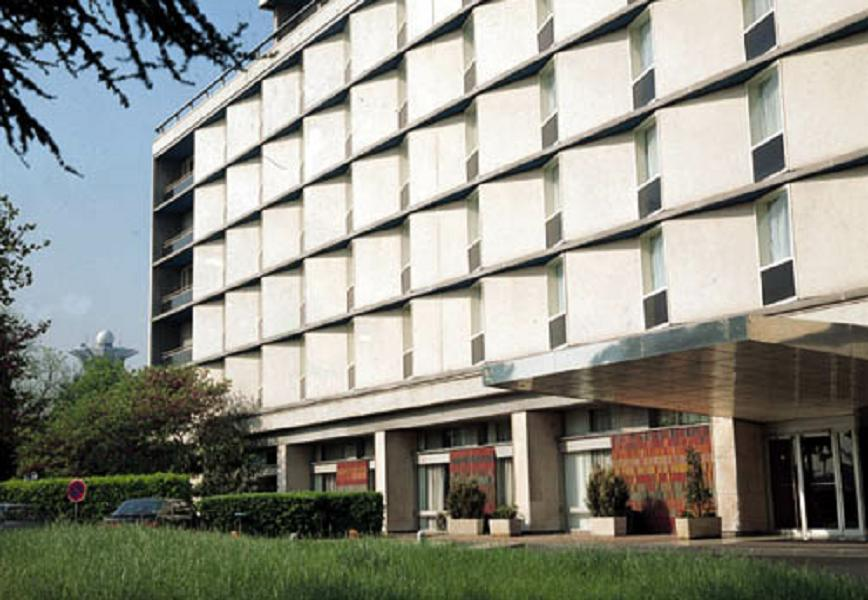
//> input picture opencv/shared/building.jpg, 868 x 600 px, given in place of santiago.jpg, which was not available
$ ./native-omp   (built with g++ and OpenCV 4)
//> lines starting //> are read from the running program, lines starting //| are printed output that depends on the picture; pictures that were not available may be replaced by others from this repository, and a replacement may not be noted
#include <opencv2/opencv.hpp>
#include <omp.h>
using namespace cv;
int iDivUp(int a, int b)
{
    return (a % b != 0) ? (a / b + 1) : (a / b);
}
void blendKernel(uchar * input1,uchar * input2, uchar * output,float alpha, int size)
{
  #pragma omp parallel for
  for(int index = 0 ; index<size; index++)
  {
    output[index] = input1[index]*alpha + input2[index]*(1-alpha);
  }
}

int main(int argc, char const *argv[]) {
  int dim = 4096;
  if(argc ==2)
  {
    dim = atoi(argv[1]);
  }
  Mat input1 = imread("../opencv/shared/santiago.jpg",CV_LOAD_IMAGE_GRAYSCALE);
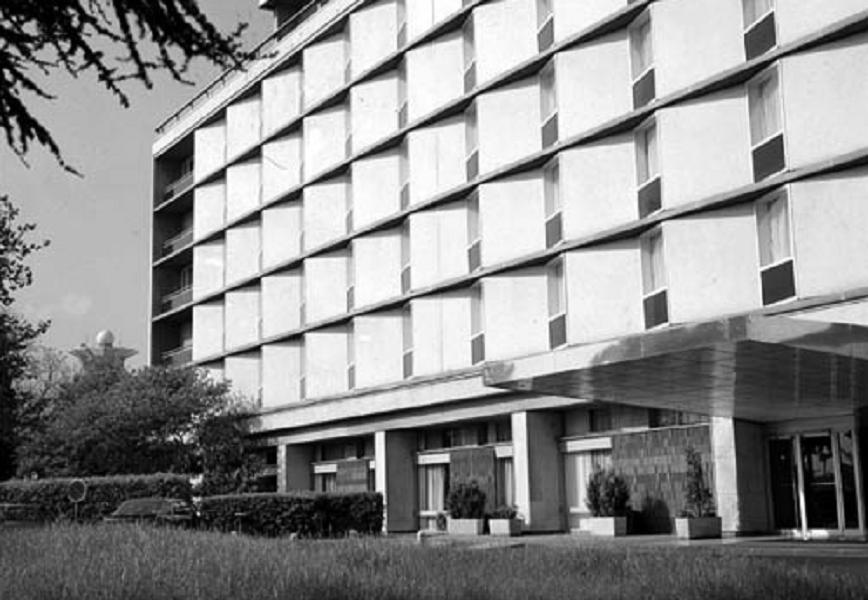
//> input1: 600 rows x 868 cols, CV_8UC1; min 0, max 255, mean 142.3
  Mat input2 = imread("../opencv/shared/car.jpg",CV_LOAD_IMAGE_GRAYSCALE);
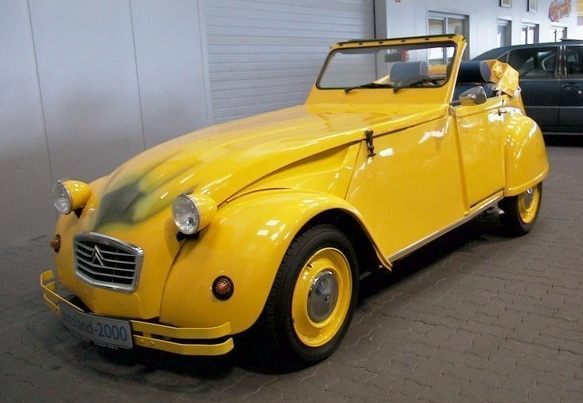
//> input picture opencv/shared/car.jpg, 583 x 403 px
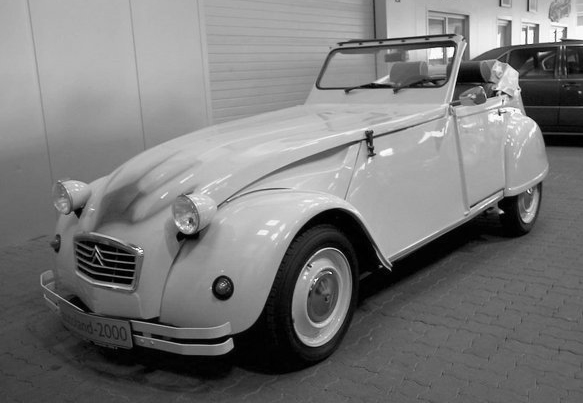
//> input2: 403 rows x 583 cols, CV_8UC1; min 0, max 255, mean 121.1
  Mat temp1;
  resize(input1,temp1,Size(dim,dim));
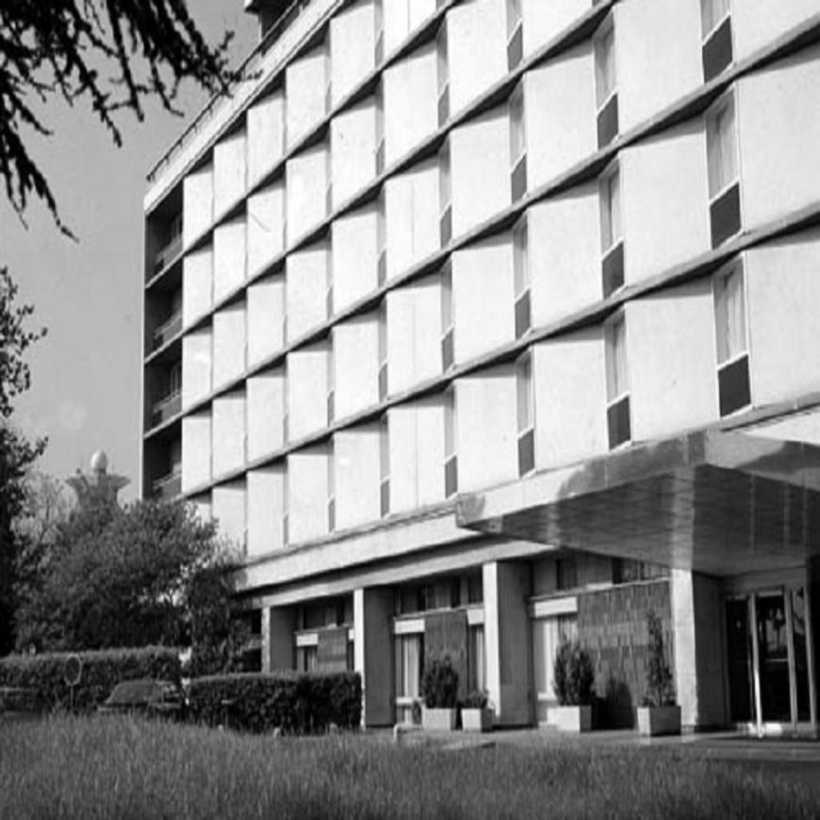
//> temp1: 4096 rows x 4096 cols, CV_8UC1 (shown at 1/5 size); min 0, max 255, mean 142.1
  input1 = temp1;
  Mat temp2;
  resize(input2,temp2,Size(dim,dim));
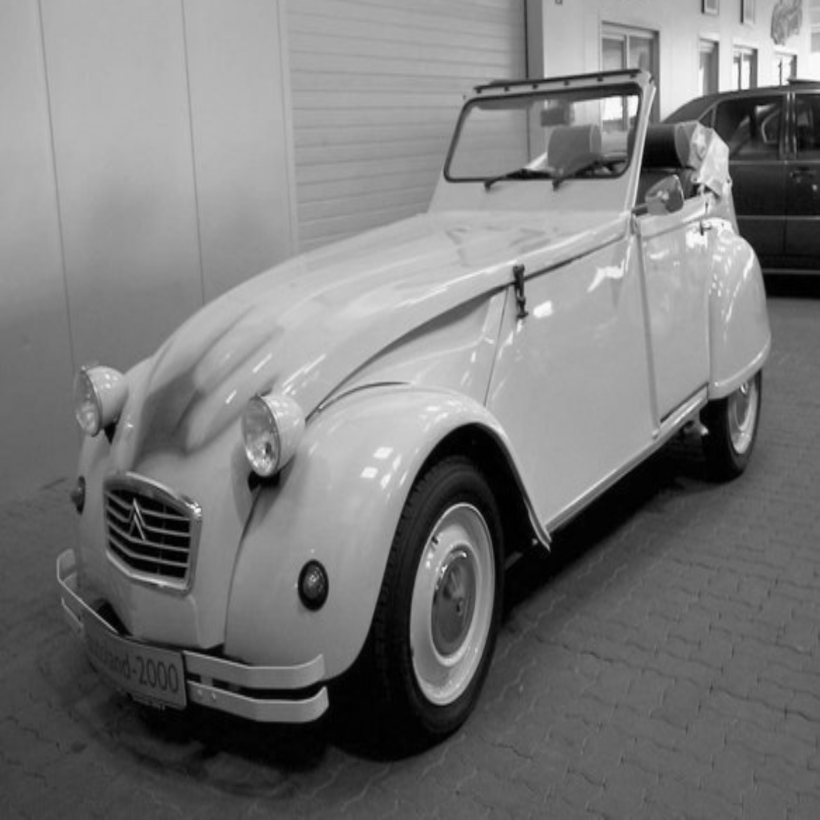
//> temp2: 4096 rows x 4096 cols, CV_8UC1 (shown at 1/5 size); min 0, max 254, mean 121
  input2 = temp2;
  uchar * h_output = new uchar[dim*dim];
  double start, end;
  start = omp_get_wtime();
  blendKernel(input1.ptr(),input2.ptr(),h_output,0.3,dim*dim);
  end = omp_get_wtime();
  printf("%f\n",(end-start)*1000);


  Mat output (Size(input1.cols,input1.rows),CV_8UC1,h_output);
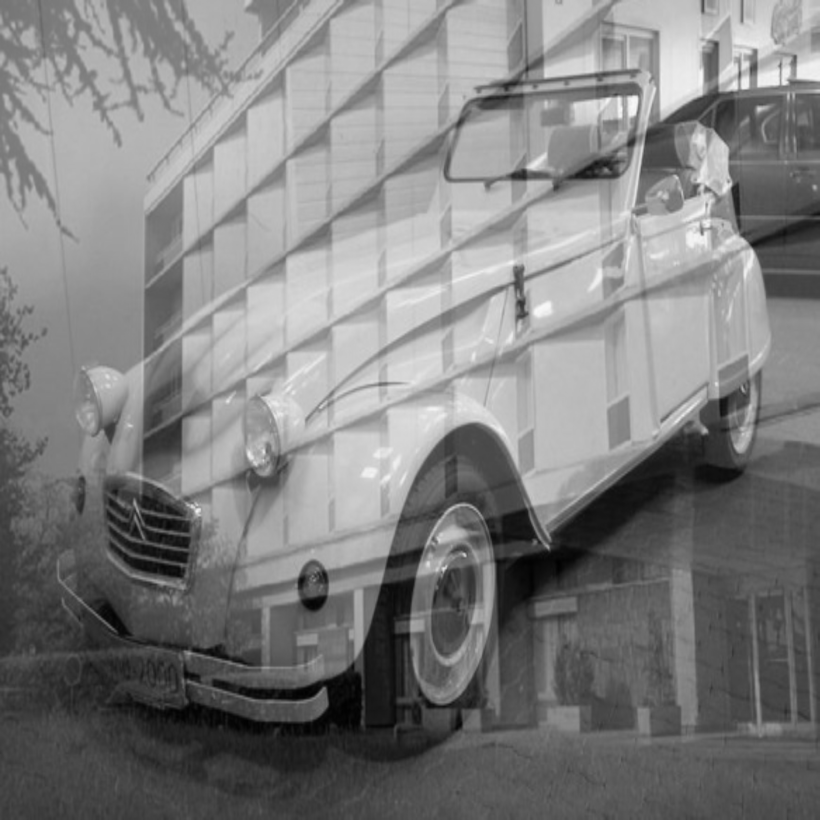
//> output: 4096 rows x 4096 cols, CV_8UC1 (shown at 1/5 size); min 0, max 250, mean 126.9
  #ifdef OWRITE
  imwrite("blend-input1.png",input1);
  imwrite("blend-input2.png",input2);
  imwrite("blend-output.png",output);
  #endif
  #ifdef SHOW
  Mat out;
  resize(input1,temp1,Size(512,512));
  imshow("blend-input1.png",temp1);
  resize(input2,temp2,Size(512,512));
  imshow("blend-input2.png",temp2);
  resize(output,out,Size(512,512));
  imshow("blend-output.png",out);
  waitKey(0);
  #endif
  return 0;
}
